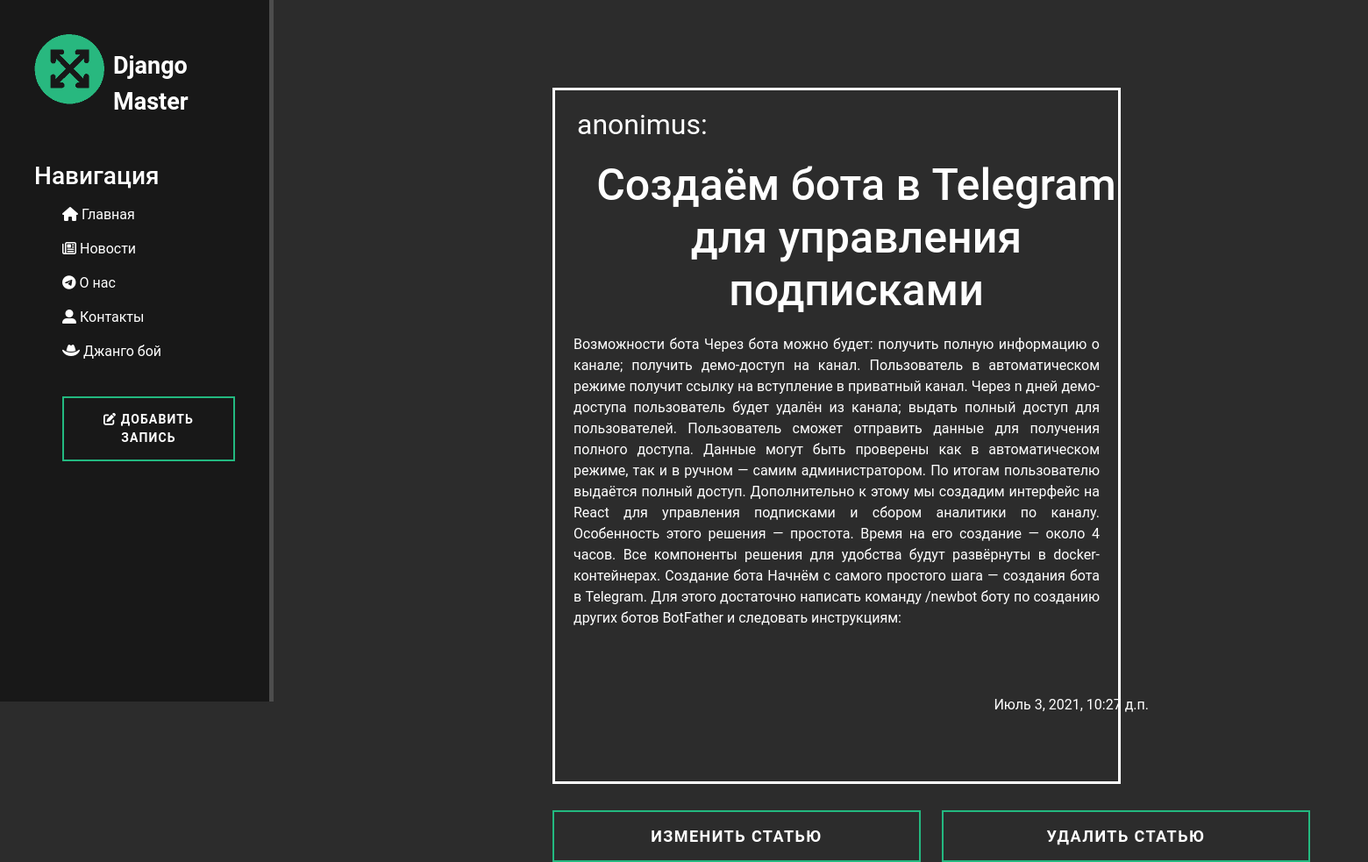
The page /news/2 on the database its author committed.
### news/models.py (models this page shows, shortened)
class Article (models.Model):
    author_name = models.CharField ('Имя автора', max_length=50)
    title = models.CharField('Название', max_length=50)
    anons = models.CharField('Анонс', max_length=200)
    full_text = models.TextField('Статья')
    date = models.DateTimeField('Дата публикации')
    class Meta:
        verbose_name = 'Новость'
        verbose_name_plural = 'Новости'

### news/views.py (the view)
class NewsDetailView(DetailView):
    model = Article
    template_name = 'news/details_view.html'
    context_object_name = 'article'

### news/templates/news/details_view.html (shortened to what this page needs)
{% extends 'main/layout.html' %}
{% block content%}
    <div class="features article_block">
        <span class="name">{{article.author_name}}</span>
        <h1 class="title">{{article.title}}</h1>
        <p class="full_text">{{article.full_text}}</p>
        <span class="date"><p>{{article.date}}</p></span>
    </div>
    <br><br>
    <div class="buttons">
        <a href="{% url 'news_update' article.id %}"><button class="btn btn-success update" type="submit">Изменить статью</button></a>
        <a href="{% url 'news_delete' article.id %}"><button class="btn btn-success delete" type="submit">Удалить статью</button></a>
    </div>
{% endblock %}

### main/static/main/css/main.css (style rules this page uses)
:root { --main-color: #23b980; }
body { background: #2c2c2c; font-family: Roboto, Arial }
a { text-decoration: none; }
main .features { float: left; color: white; margin-top:100px; margin-left: 150px; text-align: center; width: 60%; }
main .features p { max-width: 600px; margin: 20px auto }
main .features h1 { font-size: 50px }
.btn-success { width:500px; padding: 14px 15px; font-size:18px; font-weight: bold; text-align: center; text-decoration: none; text-transform: uppercase; letter-spacing: .08em; background: #2c2c2c; border: 2px solid var(--main-color) }
div.article_block { border: 3px solid #fff; }
span.name { display: block; font-size:32px; padding: 15px; margin-left: 10px; text-align:left; }
span.name:after { content: ":" }
span.date { display:block; margin: 40px; position: relative; left: 90px; padding:15px; text-align: right; }
h1.title { display: block: text-align: center margin-top: 15px; margin-left: 45px; max-width: 750px; }
p.full_text { text-align: justify; }
.buttons { width: 1200px; position: relative; top: 30px; }
button.update, button.delete { display: inline; width: 420px; border-radius: 0; margin-left: 20px; }
button.update { margin-left: 150px; }

### rows shown on the page
Article: author_name "anonimus", title "Создаём бота в Telegram для управления подписками", full_text "Возможности бота Через бота можно будет: получить полную информацию о канале; получить демо-доступ на канал. Пользователь в автоматическом режиме получит ссылку на вступление в приватный канал. Через n дней демо-доступа пользователь будет удалён из канала; выдать полный доступ для пользователей. Пользователь сможет отправить данные для получения полного доступа. Данные могут быть проверены как в автоматическом режиме, так и в ручном — самим администратором. По итогам пользователю выдаётся полный доступ. Дополнительно к этому мы создадим интерфейс на React для управления подписками и сбором аналитики по каналу. Особенность этого решения — простота. Время на его создание — около 4 часов. Все…", date "Июль 3, 2021, 10:27 д.п."
